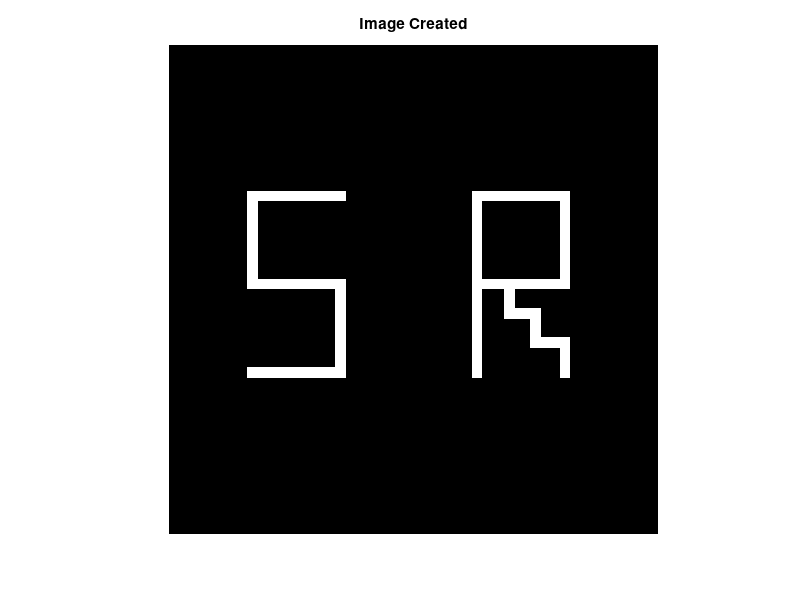
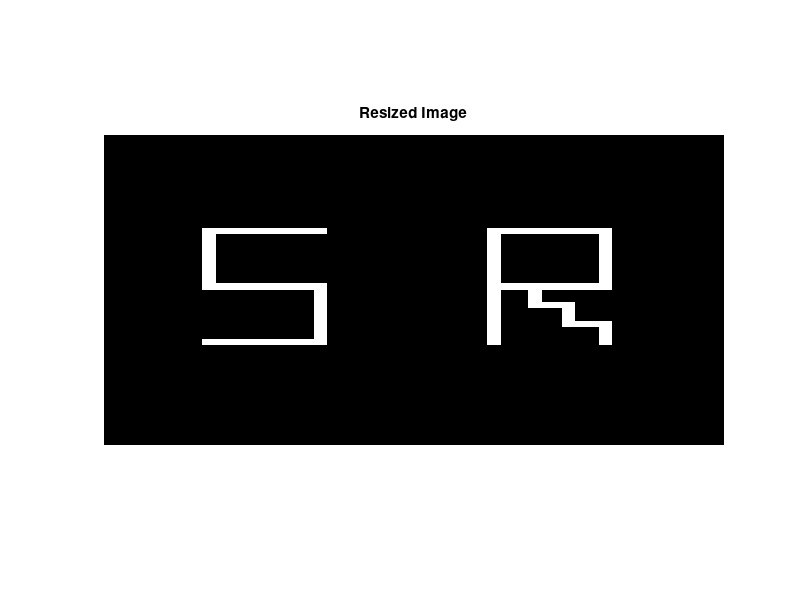

These figures' MATLAB source, in order:
% Question 2:
% Part a:
% Name: Sonia Ramzan, 
% Note: this Past Paper was solved for a client Sonia Ramzan. Original Author of the code is Hayat Ullah.
% so we need to create an image containing S R

clc; clear; close all;

width = 10;

img = zeros(500, 500);
img (150:150+width, 80:180) = 1;
img (150:240, 80:80+width) = 1;
img (240:240+width, 80:180) = 1;
img (240:240+90, 180-width:180) = 1;
img (240+90:240+90+width, 80:180) = 1;

gap = 310-80;
img (150:240+90+width, 80+gap:80+gap+width) = 1;
img (150:150+width, 80+gap:180+gap) = 1;
img (150:240, 180-width+gap:180+gap) = 1;
img (240:240+width, 80+gap:180+gap) = 1;

img (240+width:240+30+width, 80+33+gap:80+33+gap+width) = 1;
img (240+30:240+30+width, 80+33+gap:80+60+gap+width) = 1;
img (240+30+width:240+60+width, 80+60+gap:80+60+gap+width) = 1;
img (240+60:240+60+width, 80+60+gap:80+90+gap+width) = 1;
img (240+60:240+90+width, 80+90+gap:180+gap) = 1;

figure();
imshow(img)
title('Image Created')

% Part b:
% resizing:

img_resized = img(1:2:end, :);
figure();
imshow(img_resized)
title('Resized Image')

% Part c:

% First of all, S R is written on paper, then alphabets are divided into a
% group of rectangles. Created a zero matrix of size 500x500, then the
% rectangles at a specific coordinate locations are assigned 1 to display
% as white. There are a lot rough work done on a paper to find values of
% coordinates for each rectangular white region.
